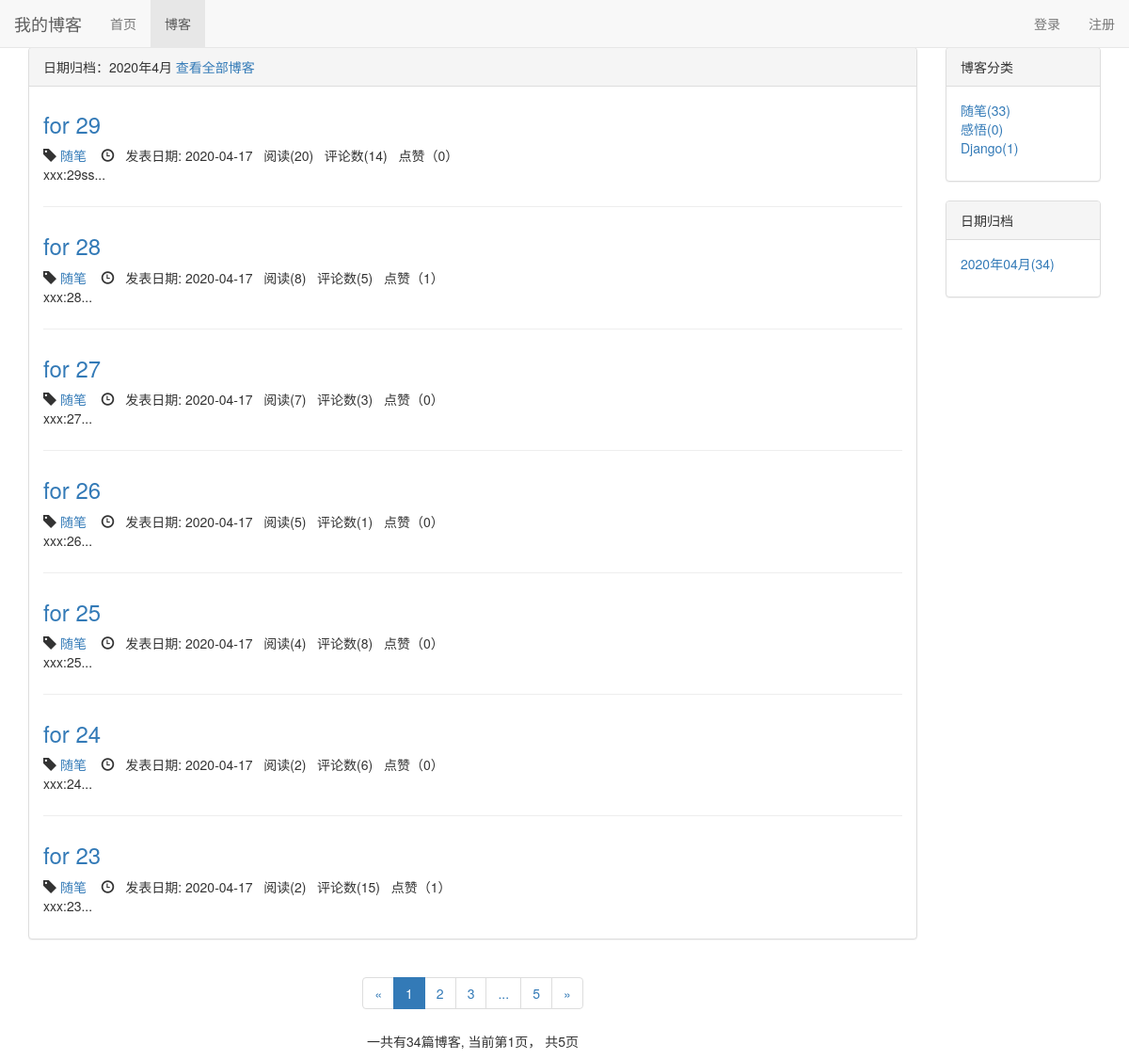
/blog/date/2020/4, run on the app's committed database.
### blog/models.py (models this page shows, shortened)
class Blog(models.Model, ReadNumExpandMethod):
    title = models.CharField(max_length=50)
    blog_type = models.ForeignKey(BlogType, on_delete=models.CASCADE)
    content = RichTextUploadingField() # 添加富文本,附带可上传图片功能
    author = models.ForeignKey(User, on_delete=models.CASCADE)
    read_details = GenericRelation(ReadDetail) # Blog.objects.first().read_details.all() 可取到对应的ReadDetaild
    created_time = models.DateTimeField(auto_now_add=True)
    last_updated_time = models.DateTimeField(auto_now=True)
    class Meta:
        ordering = ['-created_time']

class BlogType(models.Model):
    type_name = models.CharField(max_length=20)
    def __str__(self):
        return self.type_name

### read_statistics/models.py (models this page shows)
class ReadNum(models.Model):
    read_num = models.IntegerField(default=0) # 添加阅读数量字段，以显示每条博客的阅读数量
    content_type = models.ForeignKey(ContentType, on_delete=models.CASCADE)
    object_id = models.PositiveIntegerField()
    content_object = GenericForeignKey('content_type', 'object_id')

### likes/models.py (models this page shows)
class LikeCount(models.Model):
    content_type = models.ForeignKey(ContentType, on_delete=models.CASCADE)
    object_id = models.PositiveIntegerField()
    content_object = GenericForeignKey('content_type', 'object_id')
    liked_num = models.IntegerField(default=0)

### blog/views.py (the view)
# urls.py: path('date/<int:year>/<int:month>', views.blogs_with_date, name="blogs_with_date"),
def blogs_with_date(request, year, month):
    blogs_all_list = Blog.objects.filter(created_time__year=year, created_time__month=month)
    context = get_blog_list_common_data(request, blogs_all_list)
    context['blogs_with_date'] = '%s年%s月' %(year, month)
    return render_to_response('blog/blogs_with_date.html', context)

### comment/templatetags/comment_tags.py (called while the page is built)
@register.simple_tag
def get_comment_count(obj):
    content_type = ContentType.objects.get_for_model(obj)
    return Comment.objects.filter(content_type=content_type, object_id=obj.pk).count()

### likes/templatetags/likes_tags.py (called while the page is built)
@register.simple_tag
def get_like_count(obj):
    content_type = ContentType.objects.get_for_model(obj)
    like_count, created = LikeCount.objects.get_or_create(content_type=content_type, object_id=obj.pk)
    return like_count.liked_num

### read_statistics/models.py (called while the page is built)
    def get_read_num(self):
        try:
            ct = ContentType.objects.get_for_model(self)
            readnum = ReadNum.objects.get(content_type=ct, object_id=self.pk)
            return readnum.read_num
        except exceptions.ObjectDoesNotExist:
            return 0

### blog/templates/blog/blogs_with_date.html (shortened to what this page needs)
{% extends 'blog/blog_list.html' %}
{% load staticfiles %}
{% block blog_list_title %}
    日期归档：{{ blogs_with_date }}
    <a href="{% url 'blog_list' %}">查看全部博客</a>
{% endblock %}

### blog/templates/blog/blog_list.html (shortened to what this page needs)
{% extends 'base.html' %}
{% load staticfiles %}
{% load comment_tags %}
{% load likes_tags %}
{% block header_extends %}
    <link rel="stylesheet" type="text/css" href="{% static 'blog/blog.css' %}">
{% endblock %}
{% block nav_home_active2 %}active{% endblock %}
{% block content %}
    <div class="container">
        <div class="row">
            <div class="col-xs-12 col-sm-8 col-md-9 col-lg-10">
                <div class="panel panel-default">
                    <div class="panel-heading">{% block blog_list_title %}博客列表{% endblock %}</div>
                    <div class="panel-body">
                        {% for blog in page_of_blogs.object_list %}
                            <div class="blog">
                                <h3><a href="{% url 'blog_detail' blog.pk %}">{{ blog.title }}</a></h3>
                                <p class="blog-info">
                                    <span class="glyphicon glyphicon-tag"></span>
                                    <a href="{% url 'blogs_with_type' blog.blog_type.pk %}">
                                        {{ blog.blog_type }}
                                    </a>&nbsp;&nbsp;
                                    <span class="glyphicon glyphicon-time"></span>&nbsp;&nbsp;
                                    发表日期: {{ blog.created_time|date:"Y-m-d" }}&nbsp;&nbsp;
                                    阅读({{ blog.get_read_num }})&nbsp;&nbsp;
                                    评论数({% get_comment_count blog %})&nbsp;&nbsp;
                                    点赞（{% get_like_count blog %}）
                                </p>
                                <p>{{ blog.content|striptags|truncatechars:120 }}...</p>
                            </div>
                        {% empty %}
                            <div class="blog">
                                <h3>暂无博客，敬请期待</h3>
                            </div>
                        {% endfor %}
                    </div>
                </div>
                <div class="paginator">
                    <ul class="pagination">
                        <li>
                            {% if page_of_blogs.has_previous %}
                            <a href="?page={{ page_of_blogs.previous_page_number }}" aria-label="Previous">
                                <span aria-hidden="true">&laquo;</span>
                            </a>
                            {% else %}
                                <span aria-hidden="true">&laquo;</span>
                            {% endif %}
                        </li>
                        {% for page_num in page_range %}
                            {% if page_num == page_of_blogs.number %}
                                <li class="active"><span>{{ page_num }}</span></li>
                            {% else %}
                                {% if page_num == '...' %}
                                    <li><span>{{ page_num }}</span></li>
                                {% else %}
                                    <li><a href="?page={{ page_num }}">{{ page_num }}</a></li>
                                {% endif %}
                            {% endif %}
                        {% endfor %}
                        <li>
                            {% if page_of_blogs.has_next %}
                            <a href="?page={{ page_of_blogs.next_page_number }}" aria-label="Next">
                                <span aria-hidden="true">&raquo;</span>
                            </a>
                            {% else %}
                                <span aria-hidden="true">&raquo;</span>
                            {% endif %}
                        </li>
                    </ul>
                    <p>
                        一共有{{ page_of_blogs.paginator.count }}篇博客,
                        当前第{{ page_of_blogs.number }}页，
                        共{{ page_of_blogs.paginator.num_pages }}页
                    </p>
                </div>
            </div>
            <div class="hidden-xs col-sm-4 col-md-3 col-lg-2">
                <div class="panel panel-default">
                    <div class="panel-heading">博客分类</div>
                    <div class="panel-body">
                        <ul class="blog-types">
                            {% for blog_type in blog_types %}
                                <li>
                                    <a href="{% url 'blogs_with_type' blog_type.pk %}">{{ blog_type.type_name }}({{ blog_type.blog_count }})
                                    </a>
                                </li>
                            {% empty %}
                                <li>暂无分类</li>
                            {% endfor %}
                        </ul>
                    </div>
                </div>
                <div class="panel panel-default">
                    <div class="panel-heading">日期归档</div>
                <div class="panel-body">
                    <ul>
                        {% for blog_date, blog_count in blog_dates.items %}
                        <li>
                            <a href="{% url 'blogs_with_date' blog_date.year blog_date.month %}">{{ blog_date|date:"Y年m月" }}({{ blog_count }})</a>
                        </li>
                        {% endfor %}
                    </ul>
                </div>
                </div>
            </div>
        </div>
    </div>
{% endblock %}

### static/base.css (style rules this page uses)
* { margin: 0; padding: 0; }
body { margin-top: 50px!important; }
ul { list-style-type: none!important; }

### blog/static/blog/blog.css (style rules this page uses)
ul.blog-types { list-style-type: none; }
div.blog:not(:last-child) { margin-bottom: 2em; padding-bottom: 1em; border-bottom: 1px solid #eee; }
div.blog h3 { margin-top: 0.5em; }
div.blog p.blog-info { margin-bottom: 0; }
div.paginator { text-align: center; }

### data on the page
Blog: title "for 29", blog_type "随笔", created_time "2020-04-17", get_read_num "20", id "14", id.liked_num "0", content "xxx:29ss"
Blog: title "for 28", blog_type "随笔", created_time "2020-04-17", get_read_num "8", id "5", id.liked_num "1", content "xxx:28"
Blog: title "for 27", blog_type "随笔", created_time "2020-04-17", get_read_num "7", id "3", id.liked_num "0", content "xxx:27"
Blog: title "for 26", blog_type "随笔", created_time "2020-04-17", get_read_num "5", id "1", id.liked_num "0", content "xxx:26"
Blog: title "for 25", blog_type "随笔", created_time "2020-04-17", get_read_num "4", id "8", id.liked_num "0", content "xxx:25"
Blog: title "for 24", blog_type "随笔", created_time "2020-04-17", get_read_num "2", id "6", id.liked_num "0", content "xxx:24"
Blog: title "for 23", blog_type "随笔", created_time "2020-04-17", get_read_num "2", id "15", id.liked_num "1", content "xxx:23"
BlogType: type_name "随笔", blog_count "33"
BlogType: type_name "感悟", blog_count "0"
BlogType: type_name "Django", blog_count "1"

### other printed values
{{ blogs_with_date }} "2020年4月"
{{ page_num }} "1"
{{ page_num }} "2" "3" "5"
{{ page_num }} "..."
{{ page_of_blogs.paginator.count }} "34"
{{ page_of_blogs.number }} "1"
{{ page_of_blogs.paginator.num_pages }} "5"
{{ blog_date|date:"Y年m月" }} "2020年04月"
{{ blog_count }} "34"
